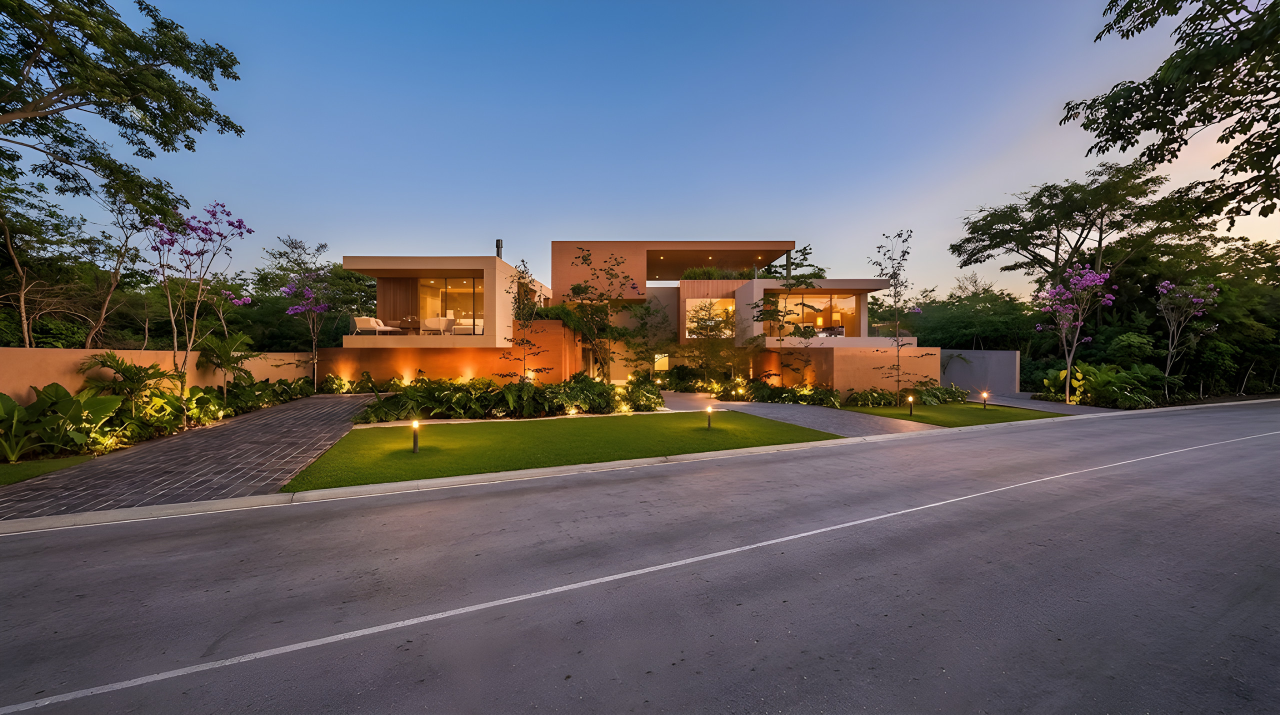
#> input picture experiencia/assets/portada.jpg, 2560 x 1430 px (shown at 1/2 size)
$ python map_floors.py
#> lines starting #> are read from the running program, lines starting #| are printed output that depends on the picture
#!/usr/bin/env python3
"""Edita las zonas clicables de Alhelí y genera floors.js y una vista previa.
Uso: python tools/map_floors.py
"videoReverse" es el video invertido que se usa al volver; se crea con tools/make_reverse.py.
Las coordenadas usan la escala 1024 x 572; portada.jpg mide 2560 x 1430 (la misma proporción).
Requiere Pillow únicamente para generar la vista previa: pip install Pillow
"""
import json
from pathlib import Path

ROOT = Path(__file__).resolve().parents[1]
ASSETS = ROOT / "assets"

FLOORS = [
    {
        "id": "terraza-comunal",
        "number": "TC",
        "name": "Terraza comunal",
        "nivel": "Cubierta",
        "description": "Terraza comunal cubierta con salas lounge, comedor exterior y jardineras tropicales.",
        "points": [[440,184],[636,184],[636,219],[440,219]],
        "video": "assets/v_terraza.mp4",
        "videoReverse": "assets/v_terraza_rev.mp4",
        "image": "assets/terraza_comunal.jpg",
        "status": "available"
    },
    {
        "id": "depto-6",
        "name": "Departamento 6",
        "nivel": "Planta alta",
        "description": "Sala, comedor y cocina abiertos a una gran terraza privada en L.",
        "points": [[263,198],[427,196],[438,209],[438,276],[353,282],[264,271]],
        "video": "assets/v07_d6_sala.mp4",
        "videoReverse": "assets/v07_d6_sala_rev.mp4",
        "image": "assets/d6_sala.jpg",
        "status": "available"
    },
    {
        "id": "depto-1",
        "name": "Departamento 1",
        "nivel": "Planta baja",
        "description": "Sala abierta al comedor, patio privado y una acogedora zona de BBQ.",
        "points": [[447,294],[493,287],[538,289],[639,291],[639,366],[577,370],[512,363],[447,355]],
        "video": "assets/v01_d1_sala_fwd.mp4",
        "videoReverse": "assets/v01_d1_sala_fwd_rev.mp4",
        "image": "assets/d1_sala.jpg",
        "status": "available"
    },
    {
        "id": "depto-5",
        "name": "Departamento 5",
        "nivel": "Planta alta",
        "description": "Una nueva experiencia estará disponible muy pronto.",
        "points": [[432,222],[536,222],[542,278],[440,279]],
        "pointsLabel": [483,235],
        "video": "",
        "videoReverse": "",
        "image": "",
        "status": "soon"
    },
    {
        "id": "depto-10",
        "name": "Departamento 10",
        "nivel": "Planta alta",
        "description": "Una nueva experiencia estará disponible muy pronto.",
        "points": [[536,213],[693,217],[704,279],[550,281]],
        "video": "",
        "videoReverse": "",
        "image": "",
        "status": "soon"
    }
]


def check_assets():
    """Avisa si algún archivo referenciado no existe en assets."""
    for item in FLOORS:
        for key in ("video", "videoReverse", "image"):
            path = item.get(key)
            if path and not (ROOT / path).exists():
                print(f"Aviso: {item['id']} -> {key} no existe: {path}")


def export_javascript():
    output = "// Generado por tools/map_floors.py. No edites este archivo directamente.\n"
    output += "window.FLOORS = " + json.dumps(FLOORS, ensure_ascii=False, indent=2) + ";\n"
    (ROOT / "floors.js").write_text(output, encoding="utf-8")


def export_preview():
    try:
        from PIL import Image, ImageDraw, ImageFont
    except ImportError:
        print("Vista previa omitida. Instala Pillow con: pip install Pillow")
        return
    image = Image.open(ASSETS / "portada.jpg").convert("RGBA").resize((1024, 572), Image.LANCZOS)
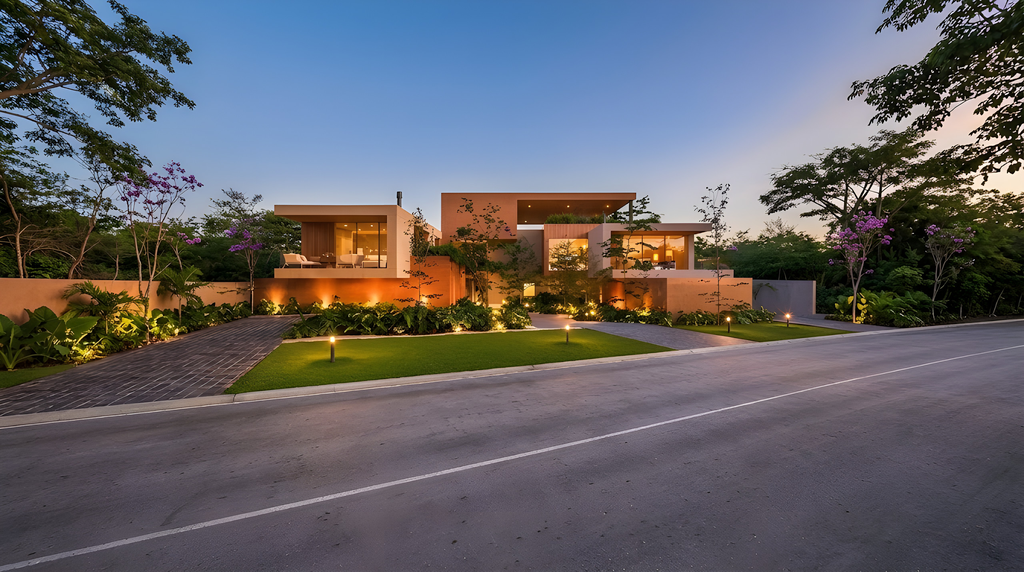
#> image: PIL image 1024x572 RGBA; mean R, G, B, A 99.3, 98.2, 103.4, 255
    overlay = Image.new("RGBA", image.size, (0, 0, 0, 0))
#> overlay: PIL image 1024x572 RGBA; every value is 0
    draw = ImageDraw.Draw(overlay)
    font = ImageFont.load_default(size=18)
    for item in FLOORS:
        points = [tuple(point) for point in item["points"]]
        color = (246, 199, 119) if item["status"] == "available" else (185, 190, 200)
        draw.polygon(points, fill=(*color, 70), outline=(*color, 255), width=3)
        label = item.get("pointsLabel") or [round(sum(p[0] for p in points) / len(points)), round(sum(p[1] for p in points) / len(points))]
        x, y = label
        text = item["name"].replace("Departamento ", "D")
        box = draw.textbbox((x, y), text, font=font, anchor="mm")
        draw.rounded_rectangle((box[0]-8, box[1]-6, box[2]+8, box[3]+6), radius=7, fill=(15, 20, 26, 215))
        draw.text((x, y), text, font=font, fill=(255, 255, 255), anchor="mm")
#> this loop made 5 passes
#> (x, y, box) on passes 1 to 5: (538, 202, (470, 196, 606, 209)), (364, 239, (352, 233, 375, 246)), (536, 327, (524, 321, 547, 334)), (483, 235, (471, 229, 494, 242)), (621, 248, (604, 242, 637, 255))
    Image.alpha_composite(image, overlay).convert("RGB").save(ROOT / "polygon_preview.png")
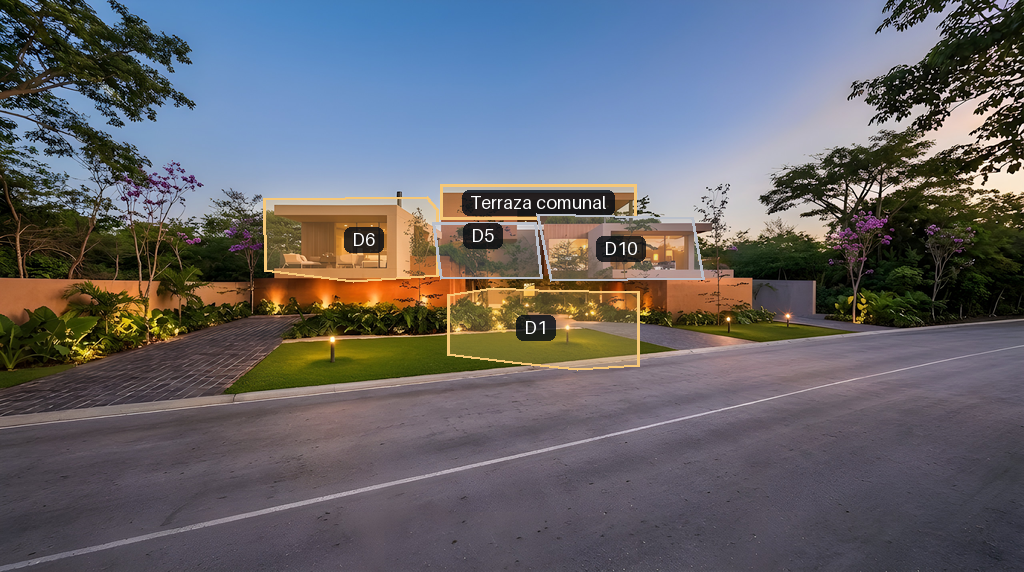
#> saved as polygon_preview.png: PIL image 1024x572 RGB; mean R, G, B 101, 100.5, 105.7


if __name__ == "__main__":
    check_assets()
    export_javascript()
    export_preview()
    print("Listo: floors.js y polygon_preview.png actualizados.")

$ run again, with experiencia/assets/d1_sala.png saved as experiencia/assets/portada.jpg
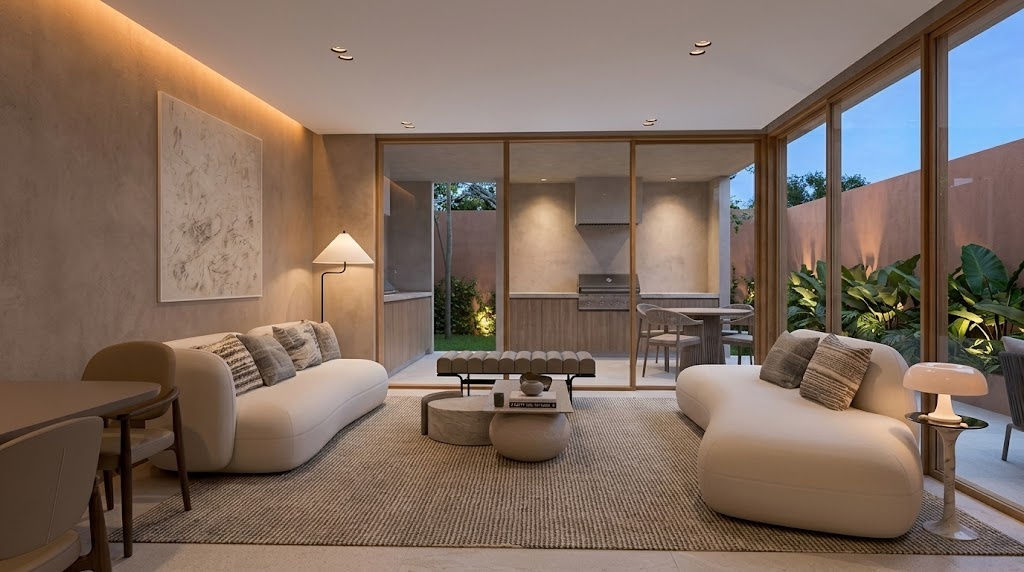
#> input picture experiencia/assets/d1_sala.png, 1024 x 572 px
#> overlay: PIL image 1024x572 RGBA; every value is 0
#> the loop in export_preview, `for item in FLOORS:` made 5 passes
#> (x, y, box) on passes 1 to 5: (538, 202, (470, 196, 606, 209)), (364, 239, (352, 233, 375, 246)), (536, 327, (524, 321, 547, 334)), (483, 235, (471, 229, 494, 242)), (621, 248, (604, 242, 637, 255))
#> in export_preview, `Image.alpha_composite(image, overlay).convert("RGB").save(ROOT / "poly..`:
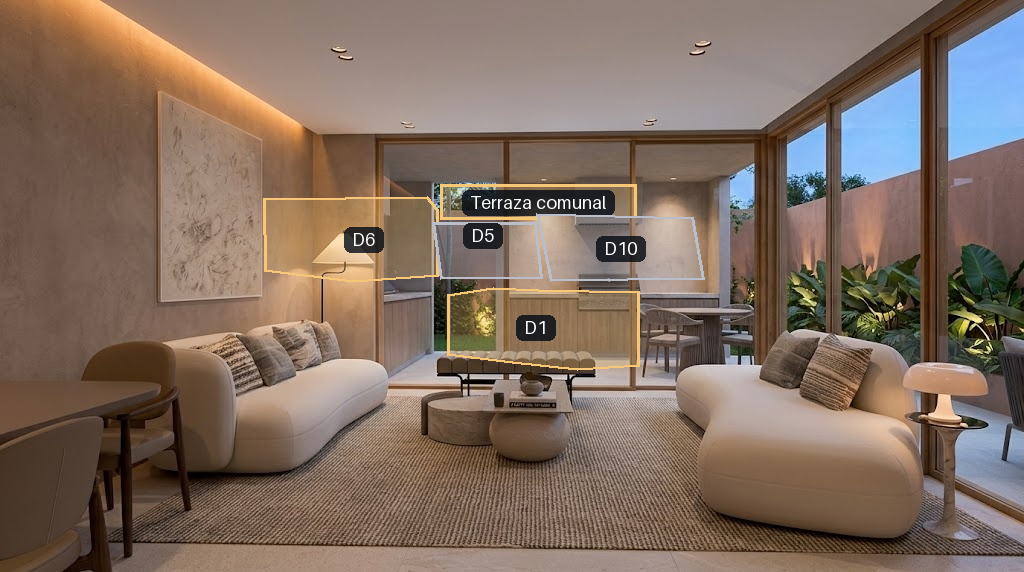
#> saved as polygon_preview.png: PIL image 1024x572 RGB; mean R, G, B 128.4, 109.3, 96.3
